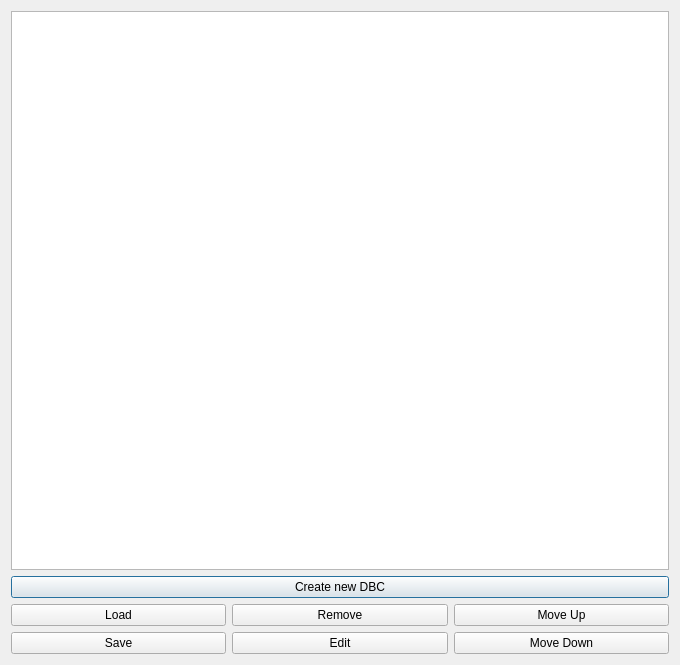
<?xml version="1.0" encoding="UTF-8"?>
<ui version="4.0">
 <class>DBCLoadSaveWindow</class>
 <widget class="QDialog" name="DBCLoadSaveWindow">
  <property name="geometry">
   <rect>
    <x>0</x>
    <y>0</y>
    <width>680</width>
    <height>665</height>
   </rect>
  </property>
  <property name="windowTitle">
   <string>DBC File Manager</string>
  </property>
  <layout class="QVBoxLayout" name="verticalLayout">
   <item>
    <widget class="QTableWidget" name="tableFiles"/>
   </item>
   <item>
    <widget class="QPushButton" name="btnNewDBC">
     <property name="text">
      <string>Create new DBC</string>
     </property>
    </widget>
   </item>
   <item>
    <layout class="QHBoxLayout" name="horizontalLayout">
     <item>
      <widget class="QPushButton" name="btnLoad">
       <property name="text">
        <string>Load</string>
       </property>
      </widget>
     </item>
     <item>
      <widget class="QPushButton" name="btnRemove">
       <property name="text">
        <string>Remove</string>
       </property>
      </widget>
     </item>
     <item>
      <widget class="QPushButton" name="btnMoveUp">
       <property name="text">
        <string>Move Up</string>
       </property>
      </widget>
     </item>
    </layout>
   </item>
   <item>
    <layout class="QHBoxLayout" name="horizontalLayout_2">
     <item>
      <widget class="QPushButton" name="btnSave">
       <property name="text">
        <string>Save</string>
       </property>
      </widget>
     </item>
     <item>
      <widget class="QPushButton" name="btnEdit">
       <property name="text">
        <string>Edit</string>
       </property>
      </widget>
     </item>
     <item>
      <widget class="QPushButton" name="btnMoveDown">
       <property name="text">
        <string>Move Down</string>
       </property>
      </widget>
     </item>
    </layout>
   </item>
  </layout>
 </widget>
 <resources/>
 <connections/>
</ui>
